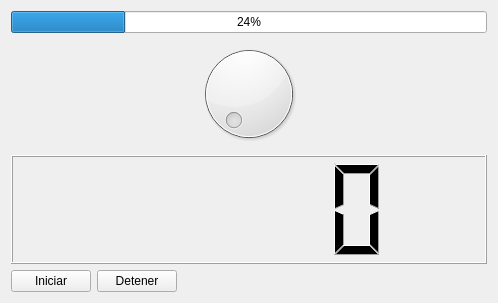
<?xml version="1.0" encoding="UTF-8"?>
<ui version="4.0">
 <class>Widget</class>
 <widget class="QWidget" name="Widget">
  <property name="geometry">
   <rect>
    <x>0</x>
    <y>0</y>
    <width>498</width>
    <height>303</height>
   </rect>
  </property>
  <property name="windowTitle">
   <string>Widget</string>
  </property>
  <layout class="QVBoxLayout" name="verticalLayout">
   <item>
    <widget class="QProgressBar" name="progressBar">
     <property name="value">
      <number>24</number>
     </property>
    </widget>
   </item>
   <item>
    <widget class="QDial" name="dial"/>
   </item>
   <item>
    <widget class="QLCDNumber" name="lcdNumber"/>
   </item>
   <item>
    <layout class="QHBoxLayout" name="horizontalLayout">
     <item>
      <widget class="QPushButton" name="iniciarBoton">
       <property name="text">
        <string>Iniciar</string>
       </property>
      </widget>
     </item>
     <item>
      <widget class="QPushButton" name="detenerBoton">
       <property name="text">
        <string>Detener</string>
       </property>
      </widget>
     </item>
     <item>
      <spacer name="horizontalSpacer">
       <property name="orientation">
        <enum>Qt::Horizontal</enum>
       </property>
       <property name="sizeHint" stdset="0">
        <size>
         <width>379</width>
         <height>20</height>
        </size>
       </property>
      </spacer>
     </item>
    </layout>
   </item>
  </layout>
 </widget>
 <layoutdefault spacing="6" margin="11"/>
 <resources/>
 <connections/>
</ui>
